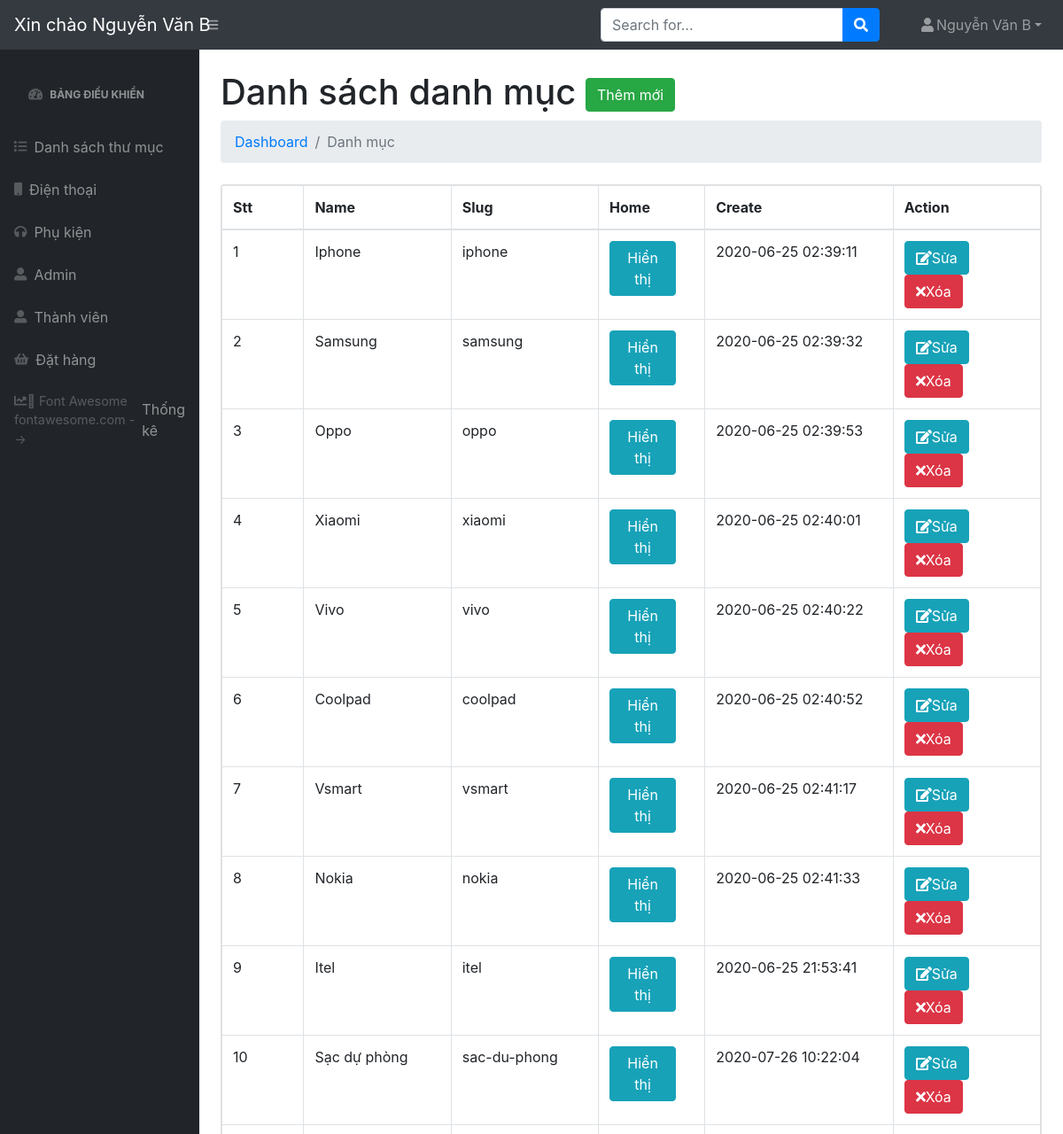
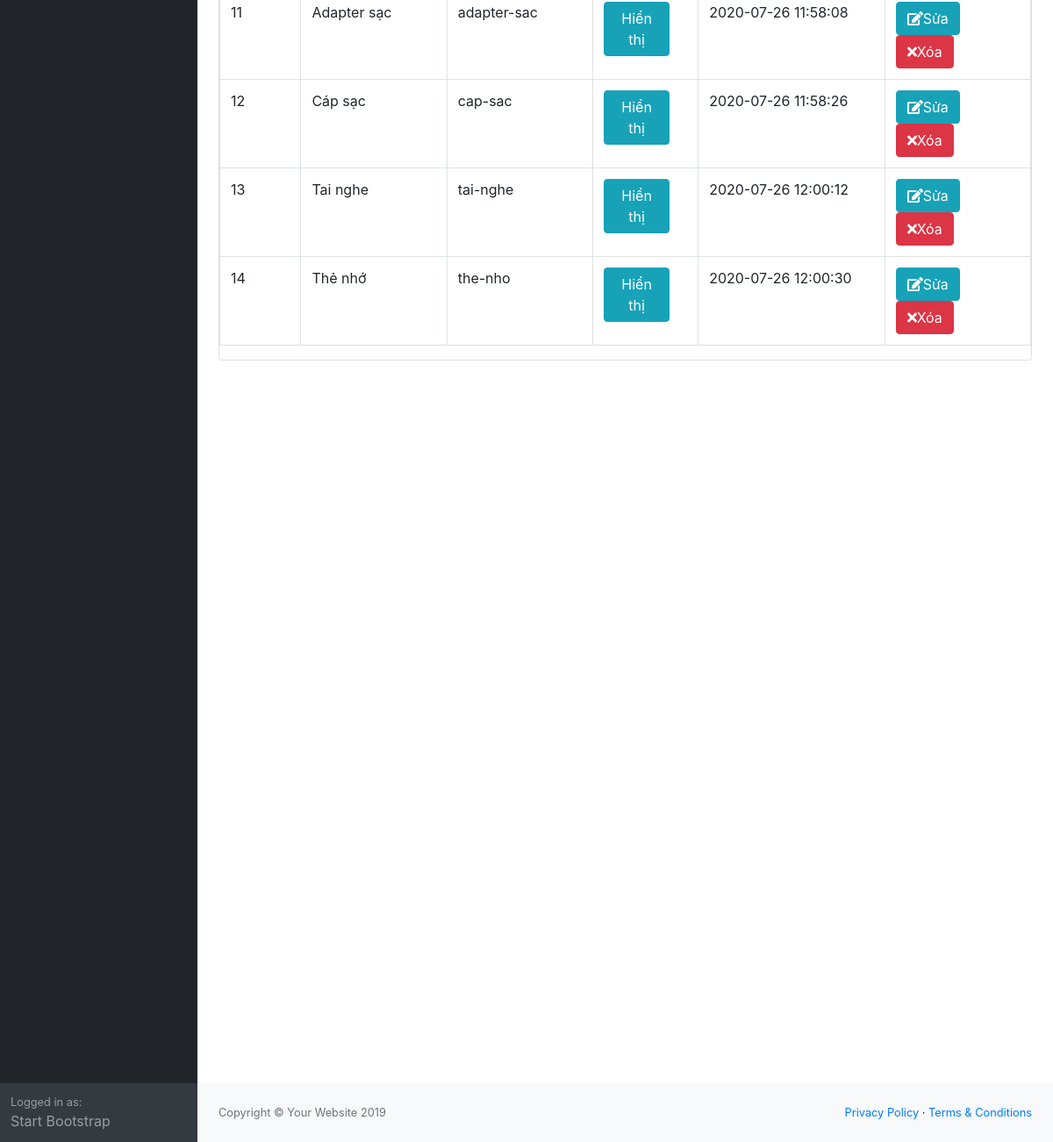
Screenshot of /admin/modules/category/index.php (signed in) with the database file from the repository (2 pictures, top to bottom).
### tables this page shows
CREATE TABLE `category` (
  `id` int(11) NOT NULL,
  `name` varchar(100) DEFAULT NULL,
  `slug` varchar(100) DEFAULT NULL,
  `images` varchar(100) DEFAULT NULL,
  `banner` varchar(100) NOT NULL,
  `home` tinyint(4) NOT NULL DEFAULT 0,
  `status` tinyint(4) NOT NULL DEFAULT 1,
  `level` int(11) NOT NULL DEFAULT 0,
  `created_at` timestamp NOT NULL DEFAULT current_timestamp(),
  `updated_at` timestamp NOT NULL DEFAULT current_timestamp() ON UPDATE current_timestamp()
);

### libraries/Database.php (called while the page is built, shortened)
<?php
class Database{
     public $link;
     public function __construct()
     {
        $this->link = mysqli_connect("localhost","root","","webphp") or die ();
         mysqli_set_charset($this->link,"utf8");
     }
         public function fetchAll($table)
        {
            $sql = "SELECT * FROM {$table} WHERE 1" ;
            $result = mysqli_query($this->link,$sql) or die("Lỗi Truy Vấn fetchAll " .mysqli_error($this->link));
            $data = [];
            if( $result)
            {
                while ($num = mysqli_fetch_assoc($result))
                {
                    $data[] = $num;
                }
            }
            return $data;
        }
    }
?>

### admin/autoload/autoload.php (called while the page is built, shortened)
<?php
	require_once __DIR__. '/../../libraries/Database.php';
	$db = new Database;
 ?>

### admin/modules/category/index.php (the view, shortened to what this page needs)
<?php
    require_once __DIR__. '/../../autoload/autoload.php';
    $category = $db->fetchAll("category");
?>
<?php require_once __DIR__. '/../../layouts/header.php'; ?>
            <div id="layoutSidenav_content">
                <main>
                    <div class="container-fluid">
                        <h1 class="mt-4">Danh sách danh mục
                            <a href="add.php" class="btn btn-success">Thêm mới</a></h1>
                        <ol class="breadcrumb mb-4">
                            <li class="breadcrumb-item"><a href="index.php">Dashboard</a></li>
                            <li class="breadcrumb-item active">Danh mục</li>
                        </ol>
                        <div class="card mb-4">
            <table class="table table-bordered dataTable" id="dataTable" width="100%" cellspacing="0" role="grid" aria-describedby="dataTable_info" style="width: 100%;">
                <thead>
                    <tr role="row">
                        <th class="sorting_asc" tabindex="0" aria-controls="dataTable" rowspan="1" colspan="1" aria-sort="ascending" aria-label="Name: activate to sort column descending" style="width: 10%;">Stt</th>
                        <th class="sorting" tabindex="0" aria-controls="dataTable" rowspan="1" colspan="1" aria-label="Position: activate to sort column ascending" style="width: 18%;">Name</th>
                        <th class="sorting" tabindex="0" aria-controls="dataTable" rowspan="1" colspan="1" aria-label="Office: activate to sort column ascending" style="width: 18%;">Slug</th>
                        <th class="sorting" tabindex="0" aria-controls="dataTable" rowspan="1" colspan="1" aria-label="Office: activate to sort column ascending" style="width: 13%;">Home</th>
                        <th class="sorting" tabindex="0" aria-controls="dataTable" rowspan="1" colspan="1" aria-label="Age: activate to sort column ascending" style="width: 23%;">Create</th>
                        <th class="sorting" tabindex="0" aria-controls="dataTable" rowspan="1" colspan="1" aria-label="Salary: activate to sort column ascending" style="width: 18%;">Action</th>
                    </tr>
                </thead>
                <tbody>
                    <?php $stt = 1;foreach ($category as $item): ?>
                    <tr>
                        <td><?php echo $stt ?></td>
                        <td><?php echo $item['name'] ?></td>
                        <td><?php echo $item['slug'] ?></td>
                        <td>
                            <a href="home.php?id=<?php echo $item['id'] ?>" class="btn btn-<?php echo $item['home'] == 0 ? "light" : "info"?>">
                            Hiển thị
                            </a>
                        </td>
                        <td><?php echo $item['created_at'] ?></td>
                        <td>
                            <a class="btn btn-xs btn-info" href="edit.php?id=<?php echo $item['id'] ?>"><i class="fa fa-edit"></i>Sửa</a>
                            <a class="btn btn-xs btn-danger" href="delete.php?id=<?php echo $item['id'] ?>"><i class="fa fa-times"></i>Xóa</a>
                        </td>
                    </tr>
                    <?php $stt++; endforeach ?>
                </tbody>
            </table>
         </div>
<?php require_once __DIR__. '/../../layouts/footer.php'; ?>

### rows the page displays
category: name "Iphone", slug "iphone", created_at "2020-06-25 02:39:11"
category: name "Samsung", slug "samsung", created_at "2020-06-25 02:39:32"
category: name "Oppo", slug "oppo", created_at "2020-06-25 02:39:53"
category: name "Xiaomi", slug "xiaomi", created_at "2020-06-25 02:40:01"
category: name "Vivo", slug "vivo", created_at "2020-06-25 02:40:22"
category: name "Coolpad", slug "coolpad", created_at "2020-06-25 02:40:52"
category: name "Vsmart", slug "vsmart", created_at "2020-06-25 02:41:17"
category: name "Nokia", slug "nokia", created_at "2020-06-25 02:41:33"
category: name "Itel", slug "itel", created_at "2020-06-25 21:53:41"
category: name "Sạc dự phòng", slug "sac-du-phong", created_at "2020-07-26 10:22:04"
category: name "Adapter sạc", slug "adapter-sac", created_at "2020-07-26 11:58:08"
category: name "Cáp sạc", slug "cap-sac", created_at "2020-07-26 11:58:26"
category: name "Tai nghe", slug "tai-nghe", created_at "2020-07-26 12:00:12"
category: name "Thẻ nhớ", slug "the-nho", created_at "2020-07-26 12:00:30"

### other values shown
$_SESSION['admin_name'] "Nguyễn Văn B"
